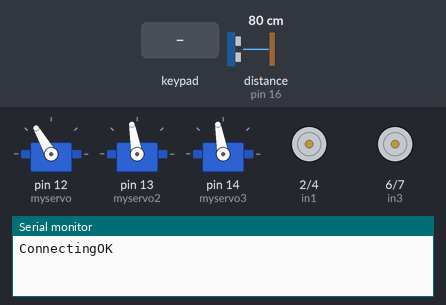
A sketch run on a simulated Arduino Uno, built with avr-gcc and run on an emulated ATmega328P. On the bench: 3 × servo, motor-driver pin pairs drawn as motors (green arrow = first pin HIGH = forward, orange = second pin HIGH = backward, longer = more drive, scaled by the enable pin), the last lines printed to the serial monitor. Wiring (inferred from the names in the program): ultrasonic range finder: trigger pin 15; echo pin 16. The test bench sets the inputs (shaded band); at power-on: distance to the obstacle (sensor on pin 16) 80 cm. The echo pulse lasts 58.3 µs per cm.

Above: at 3.6 s.
3.7 s: key 'O' pressed
At 4.7 s:
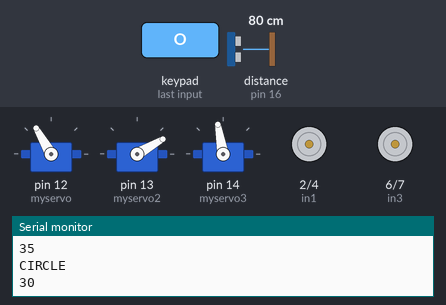
6.7 s: distance to the obstacle (sensor on pin 16) set to 24 cm
8.2 s: distance to the obstacle (sensor on pin 16) set to 20 cm
At 9.3 s:
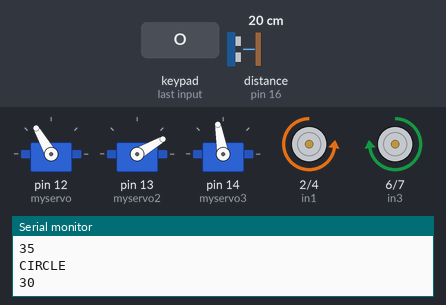
9.7 s: key 'U' pressed
At 9.94 s:
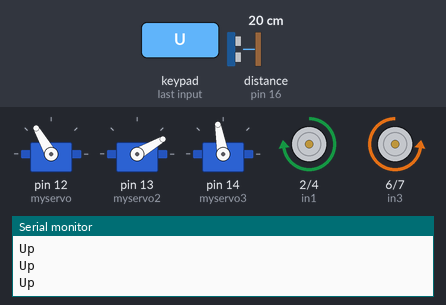
11.6 s: key 'L' pressed
At 11.89 s:
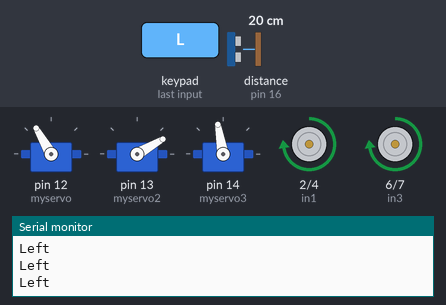
13.5 s: key 'R' pressed
At 13.84 s:
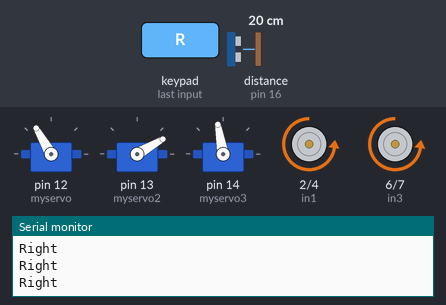
Timing chart, 0 to 16.5 s (numbered marks = the images above; inputs shaded):
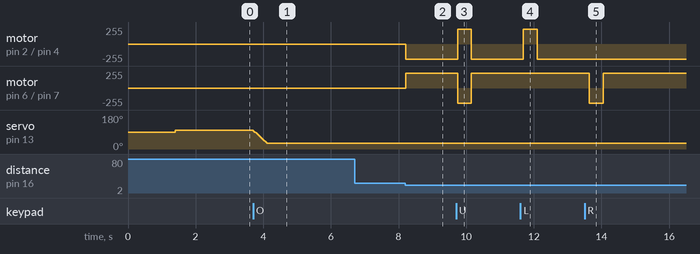

Measured:
- the behaviour switches between 22 and 21 cm on distance to the obstacle (sensor on pin 16) (found by bisection; images 1 and 2)
- after the input at 3.7 s, servo on pin 13 (myservo2): moves from 100° to 30° over 0.40 s, starting at once
- after the input at 6.7 s, every drawn part: stays the same
- after the input at 8.2 s, motor on pin 2 (in1) / pin 4 (in2): stopped → backward 225/255 at once; motor on pin 6 (in3) / pin 7 (in4): stopped → forward 225/255 at once
- after the input at 9.7 s, motor on pin 2 (in1) / pin 4 (in2): backward 225/255 → forward 225/255 after 0.05 s, → backward 225/255 0.41 s later; motor on pin 6 (in3) / pin 7 (in4): forward 225/255 → backward 225/255 after 0.05 s, → forward 225/255 0.41 s later
- after the input at 11.6 s, motor on pin 2 (in1) / pin 4 (in2): backward 225/255 → forward 225/255 after 0.09 s, → backward 225/255 0.41 s later
- after the input at 13.5 s, motor on pin 6 (in3) / pin 7 (in4): forward 225/255 → backward 225/255 after 0.14 s, → forward 225/255 0.41 s later

The sketch:

Program_By_DEV_Tawan_001.ino
```cpp
#include <PS2X_lib.h>  // เรียกใช้งานไลบรารีสำหรับจอยสติ๊ก PS2
#include <Servo.h>

#define PS2_DAT 8   // กำหนดขา Data เป็นขา 8
#define PS2_CMD 9   // กำหนดขา Command เป็นขา 9
#define PS2_SEL 10  // กำหนดขา Select เป็นขา 10
#define PS2_CLK 11  // กำหนดขา Clock เป็นขา 11

Servo myservo;  // create servo object to control a servo
Servo myservo2;
Servo myservo3;
// Servo myservo4;

int trig = 15;            //ประกาศขา trig
int echo = 16;            //ประกาศขา echo
long duration, distance;  //ประกาศตัวแปรเก็บค่าระยะ

int enA = 3;  // PWM A
int in1 = 2;  //motorA
int in2 = 4;  //motorA
int enB = 5;  // PWM B
int in3 = 6;  //motor B
int in4 = 7;  //motor B

int val1 = 255;  //สปีด1
int val2 = 225;  //สปีด2
int Relay = 16;  //รีเลปั้ม
int old_incom = 0;
byte valservo1 = 120;
byte valservo2 = 100;
byte valservo3 = 100;
// byte valservo4 = 100;

PS2X ps2x;  // ประกาศตัวแปรสำหรับจอยสติ๊ก PS2

void setup() {
  pinMode(enA, OUTPUT);
  pinMode(in1, OUTPUT);
  pinMode(in2, OUTPUT);
  pinMode(enB, OUTPUT);
  pinMode(in3, OUTPUT);
  pinMode(in4, OUTPUT);
  pinMode(Relay, OUTPUT);
  pinMode(echo, INPUT);   //สั่งให้ขา echo ใช้งานเป็น input
  pinMode(trig, OUTPUT);  //สั่งให้ขา trig ใช้งานเป็น output

  delay(1000);  // หน่วงเวลา 1 วินาทีเพื่อรอให้บอร์ดพร้อมทำงาน
  Serial.begin(9600);
  Serial.print("Connecting");  // แสดงข้อความเพื่อแจ้งว่า กำลังเชื่อมต่อกับจอยสติ๊ก
                               //  display.println("Connecting");
  while (true)                 // วนรอการเชื่อมต่อกับจอยสติ๊ก
  {
    int error = ps2x.config_gamepad(PS2_CLK, PS2_CMD, PS2_SEL, PS2_DAT, false, false);

    if (error == 0)  // กรณีที่เชื่อมต่อได้ Error = 0
    {
      Serial.println("OK");  // แสดงข้อความว่า เชื่อมต่อกับจอยสติ๊กเรียบร้อยแล้ว
                             // display.println("OK");
      delay(100);           // หน่วงเวลา 1 วินาที
      break;                 // ออกจาก while(true)
    }
    delay(50);  // หน่วงเวลา 500 มิลลิวินาทีเพื่อรอการเชื่อมต่อครั้งต่อไปในกรณีที่เชื่อมต่อไม่สำเร็จ
  }
  myservo.attach(12);   // กำหนด myservo ตัวยก-วาง ใช้ขา 13
  myservo2.attach(13);  // กำหนด myservo2 ตัวหนีบ-คลาย ใช้ขา 12
  myservo3.attach(14);
  // myservo4.attach(15);
  delay(300);
  myservo.write(valservo1);   // กำหนดตำแหน่งเริ่มต้น servo ตัวยก-วาง
  myservo2.write(valservo2);  // กำหนดตำแหน่งเริ่มต้น servo ตัวหนีบ-คลาย
  myservo3.write(valservo3);
  // myservo4.write(valservo4);
  delay(1000);
}
void foward1()  //หุ่นยนต์เดินหน้า
{
  digitalWrite(in1, HIGH);
  digitalWrite(in2, LOW);
  digitalWrite(in3, LOW);
  digitalWrite(in4, HIGH);
  analogWrite(enA, val2);  //ตั้งความเร็ว PWM ไว้ตามค่า val2
  analogWrite(enB, val2);  //ตั้งความเร็ว PWM ไว้ตามค่า val2
}

void back1() {
  digitalWrite(in1, LOW);
  digitalWrite(in2, HIGH);
  digitalWrite(in3, HIGH);
  digitalWrite(in4, LOW);
  analogWrite(enA, val2);  //ตั้งความเร็ว PWM ไว้ตามค่า val2
  analogWrite(enB, val2);  //ตั้งความเร็ว PWM ไว้ตามค่า val2
}

void turnLeft() {
  digitalWrite(in1, HIGH);
  digitalWrite(in2, LOW);
  digitalWrite(in3, HIGH);
  digitalWrite(in4, LOW);
  analogWrite(enA, val2);  //ตั้งความเร็ว PWM ไว้ตามค่า val2
  analogWrite(enB, val2);  //ตั้งความเร็ว PWM ไว้ตามค่า val2
}

void turnRight() {
  digitalWrite(in1, LOW);
  digitalWrite(in2, HIGH);
  digitalWrite(in3, LOW);
  digitalWrite(in4, HIGH);
  analogWrite(enA, val2);  //ตั้งความเร็ว PWM ไว้ตามค่า val2
  analogWrite(enB, val2);  //ตั้งความเร็ว PWM ไว้ตามค่า val2
}

void stopBot() {
  digitalWrite(in1, LOW);
  digitalWrite(in2, LOW);
  digitalWrite(in3, LOW);
  digitalWrite(in4, LOW);
  analogWrite(enA, 0);  //ตั้งความเร็ว PWM ไว้ตามค่า val2
  analogWrite(enB, 0);  //ตั้งความเร็ว PWM ไว้ตามค่า val2
}

void motor() {
  delay(500);
  digitalWrite(Relay, HIGH);
}

void motorstop() {
  delay(500);
  digitalWrite(Relay, LOW);
  ;
}

void stopBotback1() {
  digitalWrite(in1, LOW);
  digitalWrite(in2, HIGH);
  digitalWrite(in3, HIGH);
  digitalWrite(in4, LOW);
  analogWrite(enA, val2);  //ตั้งความเร็ว PWM ไว้ตามค่า val2
  analogWrite(enB, val2);  //ตั้งความเร็ว PWM ไว้ตามค่า val2
}

//*****************************************************************
void servo1_up()  //ควบคุมการยกแขนขึ้น
{
  if (valservo1 > 25) {
    valservo1 = valservo1 - 5;  //ลดค่าครั้งละ 5
    myservo.write(valservo1);
    delay(10);
  }
  Serial.println(valservo1);
}

void servo1_down()  //ควบคุมการวางแขนลง
{
  if (valservo1 < 190) {
    valservo1 = valservo1 + 5;  //เพิ่มค่าครั้งละ 5
    myservo.write(valservo1);
    delay(10);
  }
  Serial.println(valservo1);
}

//*****************************************************************
void servo2_out()  //ควบคุมการลายออก
{
  if (valservo2 < 190) {
    valservo2 = valservo2 + 5;
    myservo2.write(valservo2);
    delay(15);
  }
  Serial.println(valservo2);
}

void servo2_in()  //ควบคุมการหนีบเข้า
{
  if (valservo2 > 15) {
    valservo2 = valservo2 - 5;
    myservo2.write(valservo2);
    delay(15);
  }
  Serial.println(valservo2);
}

//*****************************************************************
void servo3_pull()  //ควบคุมการลายออก
{
  if (valservo3 < 45) {
    valservo3 = valservo3 + 5;
    myservo3.write(valservo3);
    delay(15);
  }
  Serial.println(valservo3);
}

void servo3_release()  //ควบคุมการหนีบเข้า
{
  if (valservo3 > 180) {
    valservo3 = valservo3 - 5;
    myservo3.write(valservo3);
    delay(15);
  }
  Serial.println(valservo3);
}

// //*****************************************************************
// void servo4_left () //ควบคุมการลายออก
// {
//   if(valservo4 < 25)
// {
//   valservo4 = valservo4+5;
//    myservo4.write(valservo4);
//     delay(15);
// }
//   Serial.println(valservo4);
// }

// void servo4_right () //ควบคุมการหนีบเข้า
// {
//   if(valservo4 > 190)
// {
//   valservo4 = valservo4-5;
//    myservo4.write(valservo4);
//     delay(15 );
// }
//   Serial.println(valservo4);
// }

//***********************************************************************************

void loop() {

  digitalWrite(trig, LOW);
  delayMicroseconds(5);
  digitalWrite(trig, HIGH);
  delayMicroseconds(5);
  digitalWrite(trig, LOW);          //ใช้งานขา trig
  duration = pulseIn(echo, HIGH);   //อ่านค่าของ echo
  distance = duration * 0.034 / 2;  //คำนวณเป็น centimeters


  ps2x.read_gamepad(false, false);  // อ่านข้อมูลจาก PS2 Controller
  if (ps2x.Button(PSB_L1))          // ถ้าปุ่ม L1 ถูกกด
  {
    Serial.println("L1");  // แสดงข้อความว่า L1
    servo1_up();
    //  display.println("Servo1 up");
  } else if (ps2x.Button(PSB_L2))  // ถ้าปุ่ม L2 ถูกกด
  {
    Serial.println("L2");  // แสดงข้อความว่า L2
    servo1_down();
    //  display.println("Servo1 down");
  }
  //##################################################################
  else if (ps2x.Button(PSB_CIRCLE))  // ถ้าปุ่ม R1 ถูกกด
  {
    Serial.println("CIRCLE");
    servo2_in();
    //  display.println("Servo2 up");
  } else if (ps2x.Button(PSB_SQUARE))  // ถ้าปุ่ม R2 ถูกกด
  {
    Serial.println("SQUARE");
    servo2_out();
    //  display.println("Servo2 down");
  }
  //##################################################################
  else if (ps2x.Button(PSB_R1))  // ถ้าปุ่ม L3 ถูกกด
  {
    Serial.println("R1");
    servo3_pull();
    //  display.println("Servo3 up");
  } else if (ps2x.Button(PSB_R2))  // ถ้าปุ่ม R3 ถูกกด
  {
    Serial.println("R2");
    servo3_release();
    //  display.println("Servo3 down");
  }
  //##################################################################
  else if (ps2x.Button(PSB_TRIANGLE))  // ถ้าปุ่ม Start ถูกกด
  {
    Serial.println("TRIANGLE");
    motor();
    //  display.println("motor high");
  } else if (ps2x.Button(PSB_CROSS))  // ถ้าปุ่ม Start ถูกกด
  {
    Serial.println("CROSS");
    motorstop();
    //  display.println("motor stop");
  }
  //##################################################################
  else if (ps2x.Button(PSB_START))  // ถ้าปุ่ม Start ถูกกด
  {
    Serial.println("Start");
    val2 = 255;  // เปลี่ยนค่า val2 ให้เท่ากับ 255
    // display.println("speed 100");
  }
  //##################################################################
  else if (ps2x.Button(PSB_SELECT))  // ถ้าปุ่ม Select ถูกกด
  {
    Serial.println("Select");
    val2 = 60;  // เปลี่ยนค่า val2 ให้เท่ากับ 150
                // display.println("speed 20");
  }
  //##################################################################
  else if (ps2x.Button(PSB_PAD_UP))  // ถ้าปุ่ม Up ถูกกด
  {
    Serial.println("Up");  // แสดงข้อความว่า Up
    if (old_incom != 1) {
      foward1();  //กระโดดไปทำงานฟังก์ชั่น forward1()
      // display.println("foward");
    }
    old_incom = 1;

  }
  //##################################################################

  else if (ps2x.Button(PSB_PAD_DOWN))  // ถ้าปุ่ม Down ถูกกด
  {
    Serial.println("Down");  // แสดงข้อความว่า Up
    if (old_incom != 2) {
      back1();  //กระโดดไปทำงานฟังก์ชั่น back1()
                //  display.println("back1");
    }
    old_incom = 2;
  }
  //##################################################################

  else if (ps2x.Button(PSB_PAD_LEFT))  // ถ้าปุ่ม Left ถูกกด
  {
    Serial.println("Left");  // แสดงข้อความว่า Up
    if (old_incom != 3) {
      turnLeft();  //กระโดดไปทำงานฟังก์ชั่น turnLeft ()
                   //  display.println("Left");
    }
    old_incom = 3;
  }
  //##################################################################

  else if (ps2x.Button(PSB_PAD_RIGHT))  // ถ้าปุ่ม Right ถูกกด
  {
    Serial.println("Right");  // แสดงข้อความว่า Up
    if (old_incom != 4) {
      turnRight();  //กระโดดไปทำงานฟังก์ชั่น turnRight ()
                    //  display.println("Right");
    }
    old_incom = 4;
  }
  //##################################################################

  //    else if(ps2x.ButtonPressed(PSB_TRIANGLE)) // ถ้าปุ่ม Triangle ถูกกด
  //{
  //Serial.println("Triangle"); // แสดงข้อความว่า Triangle
  //        valservo1 = 100; //ให้ valservo1=100
  //        myservo.write(valservo1);
  //         delay(200);
  //}
  //##################################################################
  else if (distance <= 20) {  //ระยะการใช้งาน
    // display.println("Botback");
    stopBotback1();
    delay(500);
  }
  //##################################################################
  else  //ถ้าไม่ใช่ทุกกรณี
  {
    stopBot();  //กระโดดไปทำงานฟังก์ชั่น stopBot ()
    old_incom = 0;
    delay(10);  // หน่วงเวลา 50 มิลลิวินาที
  }

  delay(10);
}
//##################################################################
```
